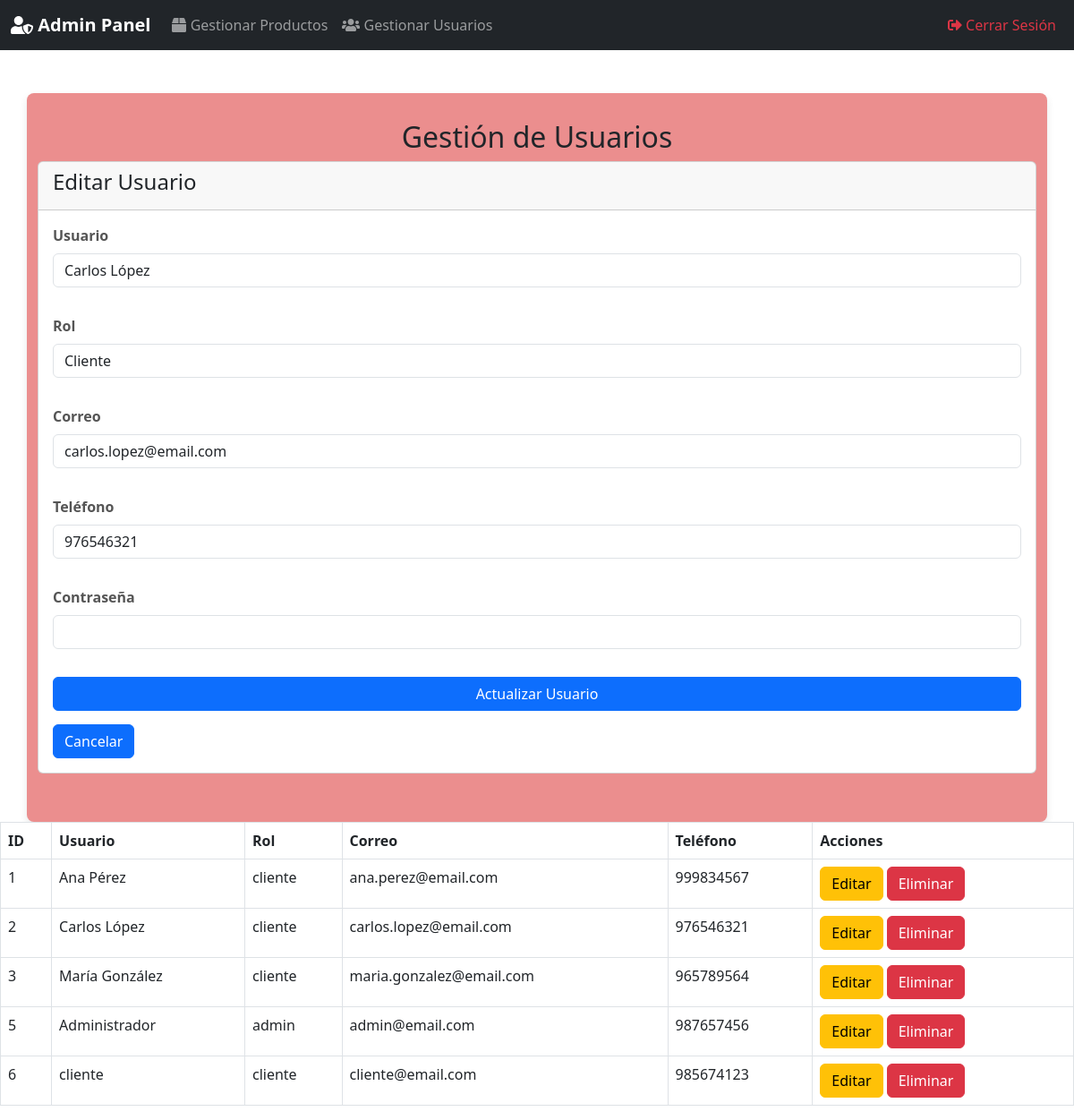
Page /vista/gestion_usuarios.php?editar=2 on the committed database.
### tables this page shows
CREATE TABLE `usuarios` (
  `id` int(11) NOT NULL,
  `usuario` varchar(70) NOT NULL,
  `rol` enum('cliente','admin') NOT NULL DEFAULT 'cliente',
  `correo` varchar(70) NOT NULL,
  `telefono` int(11) NOT NULL,
  `contraseña` varchar(100) NOT NULL
);

### modelo/usuarios_modelo.php (called while the page is built, shortened)
<?php
require_once 'bd.php';
function obtenerUsuarios() {
    global $base;
    $query = "SELECT * FROM usuarios";
    return $base->query($query)->fetchAll(PDO::FETCH_ASSOC);
}
function obtenerUsuarioPorId($id) {
    global $base;
    $query = "SELECT * FROM usuarios WHERE id = $id";
    return $base->query($query)->fetch(PDO::FETCH_ASSOC);
}
?>

### vista/gestion_usuarios.php (the view, shortened to what this page needs)
<?php
require_once '../modelo/bd.php';
require_once '../modelo/usuarios_modelo.php';
$usuarios = obtenerUsuarios();
if (isset($_GET['editar'])) {
    $id = $_GET['editar'];
    $usuario = obtenerUsuarioPorId($id);
}
?>
<!DOCTYPE html>
<html lang="es">
<head>
    <link rel="stylesheet" href="../css/diseño2.css">
    <link href="https://cdn.jsdelivr.net/npm/bootstrap@5.3.0-alpha1/dist/css/bootstrap.min.css" rel="stylesheet">
</head>
<body>
<?php include('nav_admin.php'); ?>
<div class="container mt-5">
    <h2>Gestión de Usuarios</h2>
    <div class="card mb-4">
        <div class="card-header">
            <h4><?php echo isset($usuario) ? 'Editar Usuario' : 'Crear Nuevo Usuario'; ?></h4>
        </div>
        <div class="card-body">
            <form method="POST" action="">
                <div class="mb-3">
                    <label for="usuario" class="form-label">Usuario</label>
                    <input type="text" class="form-control" id="usuario" name="usuario"
                           value="<?php echo isset($usuario) ? $usuario['usuario'] : ''; ?>" required>
                </div>
                <div class="mb-3">
                    <label for="rol" class="form-label">Rol</label>
                    <select class="form-control" id="rol" name="rol" required>
                        <option value="cliente" <?php echo isset($usuario) && $usuario['rol'] === 'cliente' ? 'selected' : ''; ?>>Cliente</option>
                    </select>
                </div>
                <div class="mb-3">
                    <label for="correo" class="form-label">Correo</label>
                    <input type="email" class="form-control" id="correo" name="correo"
                           value="<?php echo isset($usuario) ? $usuario['correo'] : ''; ?>" required>
                </div>
                <div class="mb-3">
                    <label for="telefono" class="form-label">Teléfono</label>
                    <input type="number" class="form-control" id="telefono" name="telefono"
                           value="<?php echo isset($usuario) ? $usuario['telefono'] : ''; ?>" required>
                </div>
                <div class="mb-3">
                    <label for="contraseña" class="form-label">Contraseña</label>
                    <input type="password" class="form-control" id="contraseña" name="contraseña" required>
                </div>
                <button type="submit" class="btn btn-primary" name="crear_usuario">
                    <?php echo isset($usuario) ? 'Actualizar Usuario' : 'Crear Usuario'; ?>
                </button>
        <a href="gestion_usuarios.php">
            <button type="button" class="btn btn-primary"  >
                Cancelar
            </button>
        </a>
    </div>
        </div>
    </div>
    <table class="table table-bordered">
        <thead>
            <tr>
                <th>ID</th>
                <th>Usuario</th>
                <th>Rol</th>
                <th>Correo</th>
                <th>Teléfono</th>
                <th>Acciones</th>
            </tr>
        </thead>
        <tbody>
    <?php foreach ($usuarios as $user): ?>
        <tr>
            <td><?php echo $user['id']; ?></td>
            <td><?php echo $user['usuario']; ?></td>
            <td><?php echo $user['rol']; ?></td>
            <td><?php echo $user['correo']; ?></td>
            <td><?php echo $user['telefono']; ?></td>
            <td>
                <a href="?editar=<?php echo $user['id']; ?>" class="btn btn-warning">Editar</a>
                <a href="?eliminar=<?php echo $user['id']; ?>" class="btn btn-danger" onclick="return confirm('¿Seguro que quieres eliminar este usuario?')">Eliminar</a>
            </td>
        </tr>
    <?php endforeach; ?>
</tbody>
    </table>
</body>
</html>

### css/diseño2.css (style rules this page uses)
body { font-family: 'Arial', sans-serif; background-color: #f8d8f6; color: #6e6e6e; margin: 0; padding: 0; }
.container { max-width: 800px; margin: 0 auto; padding: 30px; background-color: #eb8e8e; border-radius: 8px; box-shadow: 0 4px 8px rgba(0, 0, 0, 0.1); }
h2 { color: #f5a9ca; font-size: 28px; text-align: center; margin-bottom: 30px; }
form { display: flex; flex-direction: column; gap: 15px; }
.form-label { font-weight: bold; color: #555; }
.form-control { padding: 12px; border-radius: 5px; border: 1px solid #ccc; font-size: 16px; color: #333; transition: border-color 0.3s ease; }
a { color: #D085A5; text-decoration: none; font-weight: bold; }

### rows in the picture
usuarios: usuario "Carlos López", rol "Cliente", correo "carlos.lopez@email.com", telefono "976546321", id "2", rol "cliente"
usuarios: id "1", usuario "Ana Pérez", rol "cliente", correo "ana.perez@email.com", telefono "999834567"
usuarios: id "3", usuario "María González", rol "cliente", correo "maria.gonzalez@email.com", telefono "965789564"
usuarios: id "5", usuario "Administrador", rol "admin", correo "admin@email.com", telefono "987657456"
usuarios: id "6", usuario "cliente", rol "cliente", correo "cliente@email.com", telefono "985674123"
